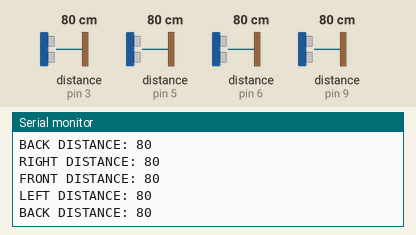
Simulated run of this sketch. Board: Arduino Uno, built with avr-gcc and run on an emulated ATmega328P. Parts: the last lines printed to the serial monitor. Wiring (inferred from the names in the program): 4 × ultrasonic range finder: trigger pin 2, echo pin 3 / trigger pin 4, echo pin 5 / trigger pin 7, echo pin 6 / trigger pin 8, echo pin 9. The inputs (shaded band) are chosen by the test bench; at power-on: distance to the obstacle (sensors on pin 3, pin 5, pin 6, pin 9) 80 cm. The echo pulse lasts 58.3 µs per cm.

Above: at 4.8 s.
4.9 s: distance to the obstacle (sensor on pin 3) set to 2 cm
At 5.7 s:
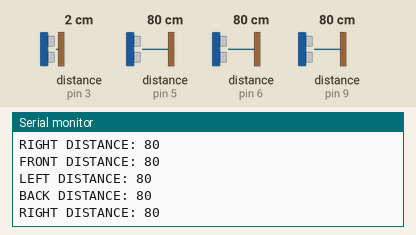
9.9 s: distance to the obstacle (sensor on pin 5) set to 2 cm
At 10.4 s:
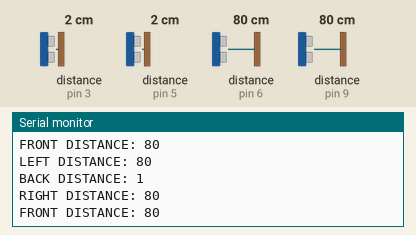
14.9 s: distance to the obstacle (sensor on pin 6) set to 2 cm
At 15.9 s:
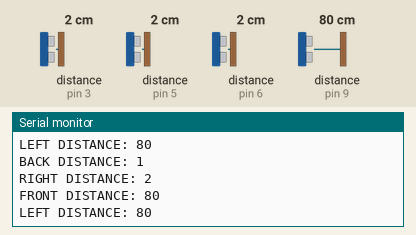
19.9 s: distance to the obstacle (sensor on pin 9) set to 2 cm
At 20.9 s:
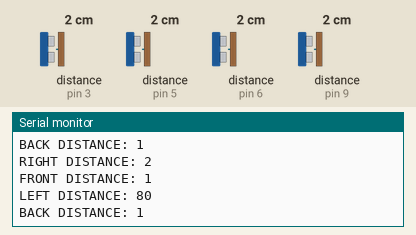
24.9 s: distance to the obstacle (sensor on pin 3) set to 4 cm
At 25.9 s:
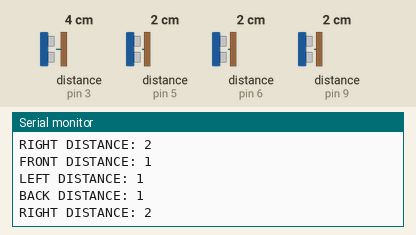
29.9 s: distance to the obstacle (sensor on pin 5) set to 4 cm
At 30.6 s:
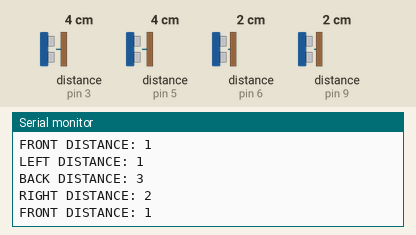
Timing chart, 0 to 32.9 s (numbered marks = the images above; inputs shaded):
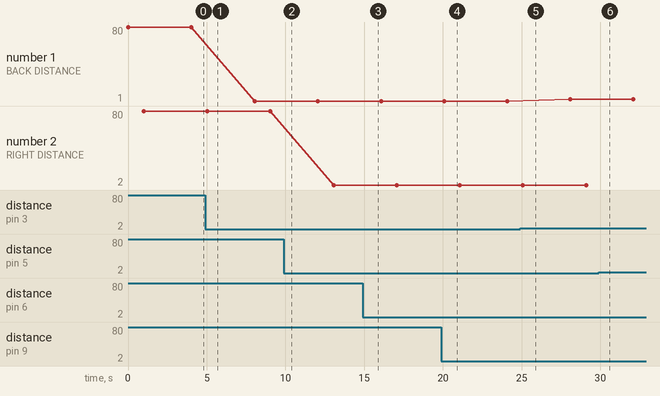

Measured:
- plotted number 1: 80 → 1 after the input at 4.9 s, 1 → 3 after the input at 24.9 s
- plotted number 2: 80 → 2 after the input at 9.9 s, 2 → 4 after the input at 29.9 s

The sketch:

USSensor.ino
```cpp
#define SAFE_DISTANCE_CM 25   // Safe distance from the Sensor in CM
#define CLOSE_DISTANCE_CM 15  // Close Distance to the Sensor in CM
#define DANGER_DISTANCE_CM 10 // Dangerously clse to the Sensor in CM

#define SAFE_DISTANCE_IN 10  // Safe distance from the Sensor in IN
#define CLOSE_DISTANCE_IN 6  // Close Distance to the Sensor in IN
#define DANGER_DISTANCE_IN 4 // Dangerously clse to the Sensor in IN

/*
const int ECHO_PIN = 5;    // Echo Pin on Sensor that sends data back
const int TRIGGER_PIN = 3; // Trigger Pin on Sensor that receives the trigger impulse
const int GREEN_LED = 8;   // Pin for Green LED
const int RED_LED = 9;     // Pin for Red LED
*/

const int ECHO_PINS[4] = {3, 5, 6, 9};
const int TRIGGER_PINS[4] = {2, 4, 7, 8};

int distance_CM = 0; // Initial Distance in CM
int distance_IN = 0; // Initial Distance in IN

void setup()
{
    for (int i = 0; i < sizeof(ECHO_PINS) / sizeof(int); i++)
    {
        pinMode(ECHO_PINS[i], INPUT);
    }
    for (int i = 0; i < sizeof(TRIGGER_PINS) / sizeof(int); i++)
    {
        pinMode(TRIGGER_PINS[i], OUTPUT);
    }
    // pinMode(GREEN_LED, OUTPUT);
    // pinMode(RED_LED, OUTPUT);
    Serial.begin(9600);
}

void loop()
{
    /*
    digitalWrite(TRIGGER_PIN, LOW);  // Clear The sensor
    delayMicroseconds(5);            // Wait for 5 uS
    digitalWrite(TRIGGER_PIN, HIGH); // Send Impulse to the Trigger pin to sensor
    delayMicroseconds(10);           // Wait for 10 uS
    digitalWrite(TRIGGER_PIN, LOW);  // Clear The Sensor
    */

    for (int i = 0; i < sizeof(ECHO_PINS) / sizeof(int); i++)
    {
        digitalWrite(TRIGGER_PINS[i], LOW);
        delayMicroseconds(5);
        digitalWrite(TRIGGER_PINS[i], HIGH);
        delayMicroseconds(10);
        digitalWrite(TRIGGER_PINS[i], LOW);
        int duration = pulseIn(ECHO_PINS[i], HIGH);
        distance_CM = duration / 58;
        distance_IN = duration / 148;
        delayMicroseconds(65);

        switch(ECHO_PINS[i]){
            case 3: Serial.print("BACK DISTANCE: "); break;
            case 5: Serial.print("RIGHT DISTANCE: "); break;
            case 6: Serial.print("FRONT DISTANCE: "); break;
            case 9: Serial.print("LEFT DISTANCE: "); break;
        }

        Serial.println(distance_CM);
        delay(1000);
    }
    /*
    int duration = pulseIn(ECHO_PIN, HIGH);
    distance_CM = duration / 58;  // Calculating distance in CMs
    distance_IN = duration / 148; // Calculating distance in Inches

    distance_notifier(1, 8, 9);         // Call distance Notifier Method
    delayMicroseconds(65); // Wait for one second before sending the next wave
    delay(1000);
    Serial.println(distance_CM);
    */
}

/*
 * This method chooses distance unit and then compares
 * the provided distance with predefined safety values
 * and makes the LEDs blink according to the safety level
 * by sending the PIN Number and The interval of blinking
 */
void distance_notifier(int distance_flag, int RED_LED, int GREEN_LED)
{
    int distance;
    switch (distance_flag)
    {
    case 1:
        distance = distance_CM;
        if (distance < SAFE_DISTANCE_CM)
        {
            blink_LEDs(RED_LED, GREEN_LED, RED_LED, 700);
            if (distance < CLOSE_DISTANCE_CM)
            {
                blink_LEDs(RED_LED, GREEN_LED, RED_LED, 400);
                if (distance < DANGER_DISTANCE_CM)
                {
                    blink_LEDs(RED_LED, GREEN_LED, RED_LED, 100);
                }
            }
        }
        else
        {
            blink_LEDs(GREEN_LED, GREEN_LED, RED_LED, 1000);
        }
        break;
    case 2:
        distance = distance_IN;
        if (distance < SAFE_DISTANCE_IN)
        {
            blink_LEDs(RED_LED, GREEN_LED, RED_LED, 700);
            if (distance < CLOSE_DISTANCE_IN)
            {
                blink_LEDs(RED_LED, GREEN_LED, RED_LED, 400);
                if (distance < DANGER_DISTANCE_IN)
                {
                    blink_LEDs(RED_LED, GREEN_LED, RED_LED, 100);
                }
            }
        }
        else
        {
            blink_LEDs(GREEN_LED, GREEN_LED, RED_LED, 1000);
        }
        break;
    }
}

int LED_STATE = HIGH;             // Initial LED State
unsigned long previousMillis = 0; // Initial Millis

/*
 * This method sends signal to provided pin for the LED to turn on
 * It also waits for the provided amount of time before turning LED off
 * for the blinking effect
 */
void blink_LEDs(int LED_Pin, int GREEN_LED, int RED_LED, int interval)
{
    int currentMillis = millis();
    if (currentMillis - previousMillis >= interval)
    {
        previousMillis = currentMillis;
        if (LED_STATE == LOW)
        {
            LED_STATE = HIGH;
        }
        else
        {
            LED_STATE = LOW;
        }
        if (LED_Pin == GREEN_LED)
        {
            digitalWrite(LED_Pin, LED_STATE);
            digitalWrite(RED_LED, LOW);
        }
        else if (LED_Pin == RED_LED)
        {
            digitalWrite(LED_Pin, LED_STATE);
            digitalWrite(GREEN_LED, LOW);
        }
    }
}
```
